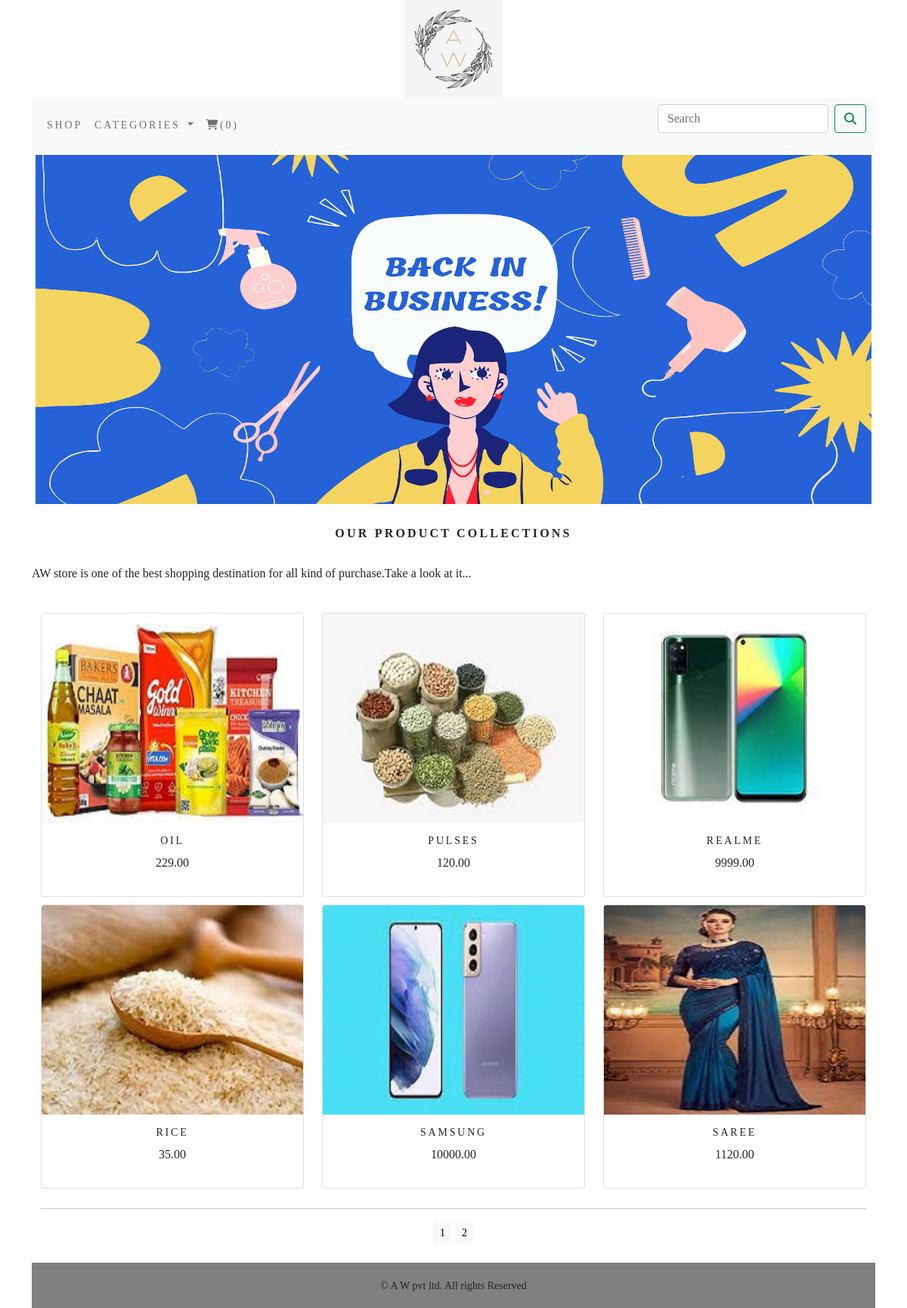
The page /shoppingapp/ on the database its author committed.
### shoppingapp/models.py (models this page shows, shortened)
class Product(models.Model):
    name = models.CharField(max_length=250, unique=True)
    slug = models.SlugField(max_length=250, unique=True)
    description = models.TextField(blank=True)
    price = models.DecimalField(max_digits=10, decimal_places=2)
    category = models.ForeignKey(Category, on_delete=models.CASCADE)
    image = models.ImageField(upload_to='product', blank=True)
    stock = models.IntegerField()
    available = models.BooleanField(default=True)
    created = models.DateField(auto_now_add=True)
    updated = models.DateField(auto_now=True)
    def get_url(self):
        return reverse('shoppingapp:prodCatdetail', args=[self.category.slug, self.slug])
    class Meta:
        ordering = ('name',)
        verbose_name = 'product'
        verbose_name_plural = 'products'

### shoppingapp/views.py (the view)
# urls.py: path('', views.allProdCat, name='allProdCat'),
def allProdCat(request, c_slug=None):
    c_page = None
    products_list = None
    if c_slug != None:
        c_page = get_object_or_404(Category, slug=c_slug)
        products_list = Product.objects.all().filter(category=c_page, available=True)
    else:
        products_list = Product.objects.all().filter(available=True)
    paginator = Paginator(products_list, 6)
    try:
        page = int(request.GET.get('page', 1))
    except:
        page=1
    try:
        products = paginator.page(page)
    except (EmptyPage, InvalidPage):
        products = paginator.page(paginator.num_pages)
    return render(request, "category.html", {'category': c_page, 'products': products})

### cart/context_processors.py (called while the page is built)
def counter(request):
    item_count = 0
    if 'admin' in request.path:
        return {}
    else:
        try:
            cart = Cart.objects.filter(cart_id=_cart_id(request))
            cart_items = CartItem.objects.all().filter(cart=cart[:1])
            for cart_item in cart_items:
                item_count += cart_item.quantity
        except Cart.DoesNotExist:
            item_count = 0
    return dict(item_count=item_count)

### cart/views.py (called while the page is built)
def _cart_id(request):
    cart = request.session.session_key
    if not cart:
        cart = request.session.create()
    return cart

### shoppingapp/context_processors.py (called while the page is built)
def menu_links(request):
    links = Category.objects.all()
    return dict(links=links)

### shoppingapp/models.py (called while the page is built)
    def get_url(self):
        return reverse('shoppingapp:products_by_category', args=[self.slug])

### templates/category.html (shortened to what this page needs)
{% extends 'base.html' %}
{% load static %}
{% block content %}
<div class="mx_auto">
    {% if category %}
        <img class="my_image" src="{{category.image.url}}" alt="{{category.name}}"width="1117px">
</div>
<br>
<div>
    <h1 class="text-center my_title">{{category.name}}</h1>
    <p class="text-justify">{{category.description}}</p>
</div>
    {% else %}
    <div>
        <img class="my_image my_image_padding" src="{% static 'img/banner.png' %}" alt="products" width="1118px">
    </div>
<br>
<div>
    <h1 class="text-center my_title"><b>Our Product collections</b></h1><br>
    <p class="text-justify">AW store is one of the best shopping destination for all kind of purchase.Take a look at it...</p><br>
</div>
    {% endif %}
<div class="container">
    <div class="row mx_auto">
        {% for product in products.object_list %}
        <div class="my_bottom_margin col-9 col-sm-12 col-md-4  col-lg-4">
            <div class="card text-center" style="min-width:18em;">
                <a href="{{product.get_url}}"><img class="card-img-top my_image" src="{{product.image.url}}"alt="{{product.name}}" width="300px"> </a>
                <div class="card-body">
                    <h4>{{product.name}}</h4>
                    <p>{{product.price}}</p>
                </div>
            </div>
        </div>
        {% endfor %}
    </div>
    <div class="mx_auto">
        {% if products.paginator.num_pages > 1 %}
        <hr>
        <div class="text-center">
            {% for pg in products.paginator.page_range %}
            <a href="?page={{pg}}" class="btn btn-light btn-sm {% if product.number == pg %} active{% endif %}">{{pg}}</a>
        {% endfor %}
        </div>
        {% endif %}
    </div>
    <br>
</div>
{% endblock %}

### templates/base.html (shortened to what this page needs)
{% load static %}
<html lang="en">
<head>
    <link rel="stylesheet" href="{% static 'css/custom.css' %}">
<link href="{% static 'css/bootstrap.min.css' %}" rel="stylesheet">
</head>
<body style="font-family: Times New Roman, serif;">
<div class="container">
    {% include 'header.html' %}
    {% include 'navbar.html' %}
    {% block content %}
    {% endblock %}
</div>
{% include 'footer.html' %}
</body>
</html>

### templates/header.html
{% load static %}
<header>
    <center>
       <a href="{% url 'shoppingapp:allProdCat' %}"> <img src="{% static 'img/logo.png' %}" alt="logo" width="130px" height="130px">
    </center>
</header>

### templates/navbar.html (shortened to what this page needs)
<nav class="navbar navbar-expand-lg navbar-light bg-light">
  <div class="container-fluid">
    <div class="collapse navbar-collapse" id="navbarSupportedContent">
      <ul class="navbar-nav me-auto mb-2 mb-lg-0">
        <li class="nav-item">
          <a class="nav-link" href="#">Shop</a>
        </li>
        <li class="nav-item dropdown {% if 'shop' in request.path %} active {% endif %}">
          <a class="nav-link dropdown-toggle" href="#" id="navbarDropdown" role="button" data-bs-toggle="dropdown" aria-expanded="false">
            Categories
          </a>
        </li>
        {% if item_count >= 0 %}
        <li class="nav-item">
          <a class="nav-link" href="{% url 'cart:cart_detail' %}"><i class="fa fa-shopping-cart"></i>({{item_count}})</a>
        </li>
        {% endif %}
      </ul>
      <form class="d-flex" action="{% url 'search_app:SearchResult' %}" method="get">
        <input class="form-control me-2" type="search" placeholder="Search" name="q" aria-label="Search">
        <button class="btn btn-outline-success" type="submit"><i class="fa fa-search"></i></button>
      </form>
    </div>
  </div>
</nav>

### templates/footer.html
<div class="footer navbar-fixed-bottom my_footer">
  <p class="text-center">&copy; A W pvt ltd. All rights Reserved</p>
</div>

### static/css/custom.css (style rules this page uses)
.nav-item { letter-spacing :.2em; font-size: 14px; text-transform :uppercase; }
.my_footer { background-color:grey; height:60px; }
.my_footer p { padding-top:20px; font-size:14px; }
.my_image { width:100%; height:auto; }
.my_title { font-size:16px; text-transform:uppercase; letter-spacing:.2em; }
.my_image_padding { padding:5px; }
.my_bottom_margin { margin-bottom:10px; }
.card-body h4 { font-size:14px; text-transform:uppercase; letter-spacing:.2em; }

### rows shown on the page
Product: image (picture), name "OIL", price "229.00"
Product: image (picture), name "PULSES", price "120.00"
Product: image (picture), name "REALME", price "9999.00"
Product: image (picture), name "RICE", price "35.00"
Product: image (picture), name "SAMSUNG", price "10000.00"
Product: image (picture), name "SAREE", price "1120.00"

### other values the page prints
{{ item_count }} "0"
{{ pg }} "1" "2"
